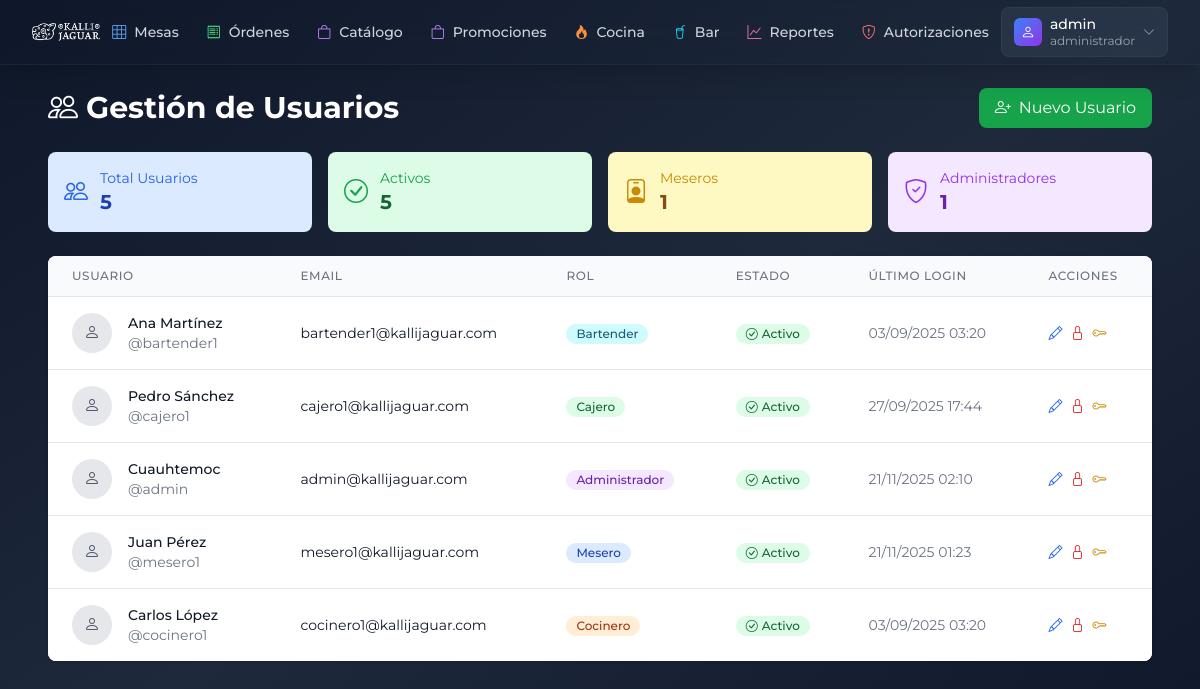
The page /index.php?page=usuarios on the database as committed earlier.
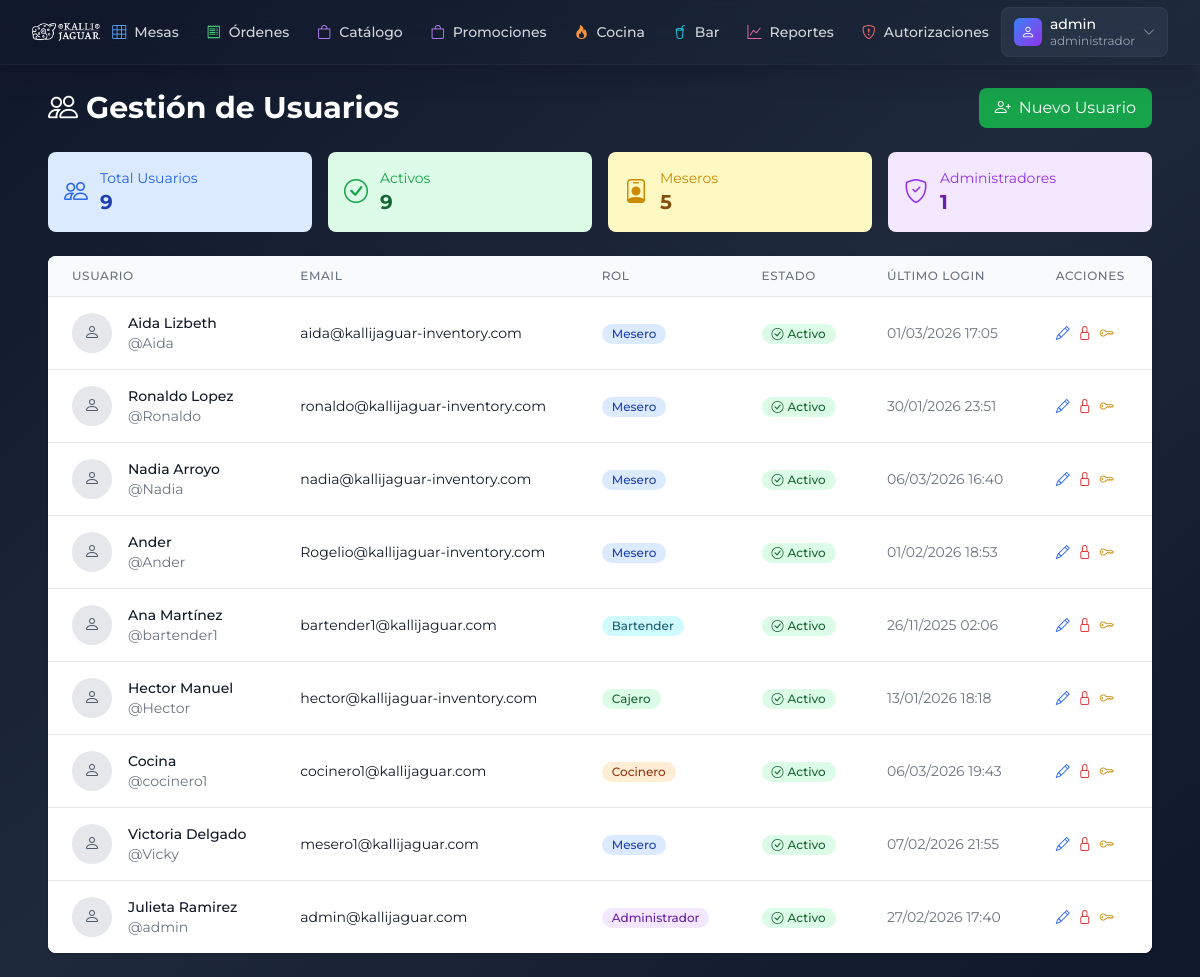
The same page on the database as committed later.
### tables this page shows
CREATE TABLE `usuarios` (
  `id` int(11) NOT NULL,
  `username` varchar(50) NOT NULL,
  `email` varchar(100) NOT NULL,
  `password_hash` varchar(255) NOT NULL,
  `nombre_completo` varchar(100) NOT NULL,
  `rol_id` int(11) NOT NULL,
  `activo` tinyint(1) DEFAULT '1',
  `ultimo_login` timestamp NULL DEFAULT NULL,
  `token_reset` varchar(100) DEFAULT NULL,
  `token_reset_expira` timestamp NULL DEFAULT NULL,
  `creado_en` timestamp NULL DEFAULT CURRENT_TIMESTAMP,
  `actualizado_en` timestamp NULL DEFAULT CURRENT_TIMESTAMP ON UPDATE CURRENT_TIMESTAMP
);

CREATE TABLE `roles` (
  `id` int(11) NOT NULL,
  `nombre` varchar(50) NOT NULL,
  `descripcion` text,
  `permisos` json DEFAULT NULL,
  `creado_en` timestamp NULL DEFAULT CURRENT_TIMESTAMP
);

### views/usuarios.php (the view, shortened to what the rows shown need)
<?php
$pdo = conexion();
$usuarios = $pdo->query("
    SELECT u.*, r.nombre as rol_nombre
    FROM usuarios u
    JOIN roles r ON u.rol_id = r.id
    ORDER BY u.creado_en DESC
")->fetchAll(PDO::FETCH_ASSOC);
?>
<div class="max-w-6xl mx-auto py-6 px-4">
    <div class="flex justify-between items-center mb-6">
        <h2 class="text-3xl font-bold text-gray-800 dark:text-white">
            <i class="bi bi-people mr-2"></i>Gestión de Usuarios
        </h2>
    </div>
    <div class="bg-white rounded-lg shadow overflow-hidden">
        <div class="overflow-x-auto">
            <table class="min-w-full divide-y divide-gray-200">
                <thead class="bg-gray-50">
                    <tr>
                        <th class="px-6 py-3 text-left text-xs font-medium text-gray-500 uppercase tracking-wider">
                            Usuario
                        </th>
                        <th class="px-6 py-3 text-left text-xs font-medium text-gray-500 uppercase tracking-wider">
                            Email
                        </th>
                        <th class="px-6 py-3 text-left text-xs font-medium text-gray-500 uppercase tracking-wider">
                            Rol
                        </th>
                        <th class="px-6 py-3 text-left text-xs font-medium text-gray-500 uppercase tracking-wider">
                            Estado
                        </th>
                        <th class="px-6 py-3 text-left text-xs font-medium text-gray-500 uppercase tracking-wider">
                            Último Login
                        </th>
                        <th class="px-6 py-3 text-left text-xs font-medium text-gray-500 uppercase tracking-wider">
                            Acciones
                        </th>
                    </tr>
                </thead>
                <tbody class="bg-white divide-y divide-gray-200">
                    <?php foreach ($usuarios as $usuario): ?>
                    <tr>
                        <td class="px-6 py-4 whitespace-nowrap">
                            <div class="flex items-center">
                                <div class="w-10 h-10 bg-gray-200 rounded-full flex items-center justify-center">
                                    <i class="bi bi-person text-gray-600"></i>
                                </div>
                                <div class="ml-4">
                                    <div class="text-sm font-medium text-gray-900">
                                        <?= htmlspecialchars($usuario['nombre_completo']) ?>
                                    </div>
                                    <div class="text-sm text-gray-500">
                                        @<?= htmlspecialchars($usuario['username']) ?>
                                    </div>
                                </div>
                            </div>
                        </td>
                        <td class="px-6 py-4 whitespace-nowrap">
                            <div class="text-sm text-gray-900"><?= htmlspecialchars($usuario['email']) ?></div>
                        </td>
                        <td class="px-6 py-4 whitespace-nowrap">
                            <span class="inline-flex items-center px-2.5 py-0.5 rounded-full text-xs font-medium
                                <?php
                                switch($usuario['rol_nombre']) {
                                    case 'administrador': echo 'bg-purple-100 text-purple-800'; break;
                                    case 'mesero': echo 'bg-blue-100 text-blue-800'; break;
                                    case 'cocinero': echo 'bg-orange-100 text-orange-800'; break;
                                    case 'bartender': echo 'bg-cyan-100 text-cyan-800'; break;
                                    case 'cajero': echo 'bg-green-100 text-green-800'; break;
                                }
                                ?>">
                                <?= ucfirst($usuario['rol_nombre']) ?>
                            </span>
                        </td>
                        <td class="px-6 py-4 whitespace-nowrap">
                            <span class="inline-flex items-center px-2.5 py-0.5 rounded-full text-xs font-medium <?= $usuario['activo'] ? 'bg-green-100 text-green-800' : 'bg-red-100 text-red-800' ?>">
                                <i class="bi bi-<?= $usuario['activo'] ? 'check-circle' : 'x-circle' ?> mr-1"></i>
                                <?= $usuario['activo'] ? 'Activo' : 'Inactivo' ?>
                            </span>
                        </td>
                        <td class="px-6 py-4 whitespace-nowrap text-sm text-gray-500">
                            <?= $usuario['ultimo_login'] ? date('d/m/Y H:i', strtotime($usuario['ultimo_login'])) : 'Nunca' ?>
                        </td>
                        <td class="px-6 py-4 whitespace-nowrap text-sm font-medium">
                            <div class="flex space-x-2">
                                <button onclick="editUser(<?= $usuario['id'] ?>)"
                                        class="text-blue-600 hover:text-blue-900">
                                    <i class="bi bi-pencil"></i>
                                </button>
                                <button onclick="toggleUserStatus(<?= $usuario['id'] ?>)"
                                        class="text-<?= $usuario['activo'] ? 'red' : 'green' ?>-600 hover:text-<?= $usuario['activo'] ? 'red' : 'green' ?>-900">
                                    <i class="bi bi-<?= $usuario['activo'] ? 'lock' : 'unlock' ?>"></i>
                                </button>
                                <button onclick="resetPassword(<?= $usuario['id'] ?>)"
                                        class="text-yellow-600 hover:text-yellow-900">
                                    <i class="bi bi-key"></i>
                                </button>
                            </div>
                        </td>
                    </tr>
                    <?php endforeach; ?>
                </tbody>
            </table>
        </div>
    </div>
</div>

Rows that differ between the two databases and show on the page:
added usuarios: nombre_completo "Aida Lizbeth", username "Aida", email "aida@kallijaguar-inventory.com", rol.nombre "Mesero", activo 1 (drawn), ultimo_login "01/03/2026 17:05"
added usuarios: nombre_completo "Ronaldo Lopez", username "Ronaldo", email "ronaldo@kallijaguar-inventory.com", rol.nombre "Mesero", activo 1 (drawn), ultimo_login "30/01/2026 23:51"
added usuarios: nombre_completo "Nadia Arroyo", username "Nadia", email "nadia@kallijaguar-inventory.com", rol.nombre "Mesero", activo 1 (drawn), ultimo_login "06/03/2026 16:40"
added usuarios: nombre_completo "Ander", username "Ander", email "Rogelio@kallijaguar-inventory.com", rol.nombre "Mesero", activo 1 (drawn), ultimo_login "01/02/2026 18:53"
changed usuarios "Ana Martínez": ultimo_login "03/09/2025 03:20" → "26/11/2025 02:06"
changed usuarios "Cajero": nombre_completo "Pedro Sánchez" → "Hector Manuel"; username "cajero1" → "Hector"; email "cajero1@kallijaguar.com" → "hector@kallijaguar-inventory.com"; ultimo_login "27/09/2025 17:44" → "13/01/2026 18:18"
changed usuarios "cocinero1": nombre_completo "Carlos López" → "Cocina"; ultimo_login "03/09/2025 03:20" → "06/03/2026 19:43"; moves up the list
changed usuarios "mesero1@kallijaguar.com": nombre_completo "Juan Pérez" → "Victoria Delgado"; username "mesero1" → "Vicky"; ultimo_login "21/11/2025 01:23" → "07/02/2026 21:55"; moves down the list
changed usuarios "admin": nombre_completo "Cuauhtemoc" → "Julieta Ramirez"; ultimo_login "21/11/2025 02:10" → "27/02/2026 17:40"
Other text that changed with them:
count($usuarios): "5" → "9"
count(array_filter($usuarios, fn($u) => $u['activo'])): "5" → "9"
text no longer shown: "1"
text now shown: "5"
